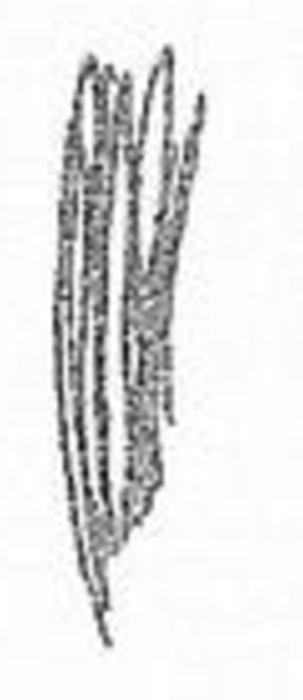
#> input picture sample/1.png, 303 x 700 px
$ python vertical_diamond.py ../../sample/1.png
#> lines starting #> are read from the running program, lines starting #| are printed output that depends on the picture; after the words box and inside, x2 and y2 are one past the last pixel; in counts of white or black regions, pixels touching at a corner belong together
### py/symbols/_vmi_geom.py
"""
Toolkit geometri bersama untuk 12 checker VMI (Beery VMI Form 4–18).

Alur umum:
  gambar → biner (tahan bayangan/foto HP) → potong ke area tinta → skala kerja seragam
  → skeleton (Zhang–Suen) → graf goresan (simpul ujung/percabangan + cabang)
  → besaran geometri yang dipakai kriteria manual: arah garis, panjang kaki,
    titik potong, loop/lengkung tertutup, celah, dsb.

Semua ukuran dihitung pada "skala kerja": sisi terpanjang area tinta = WORK piksel,
sehingga ambang batas relatif terhadap ukuran gambar anak (foto bisa berapa pun resolusinya).
"""
import math
import cv2
import numpy as np

WORK = 320          # sisi terpanjang area tinta pada skala kerja (px)
PAD = 0.08          # margin di sekeliling tinta saat dipotong


# =============================================================================
# 1. Pra-pemrosesan
# =============================================================================
def load(path, max_dim=1000):
#> called with path = '../../sample/1.png', max_dim = 1000
    img = cv2.imread(path)
#> img is the input picture: shape (700, 303, 3); min 16, max 255, mean 227
    if img is None:
        raise FileNotFoundError(f"Gambar tidak ditemukan: {path}")
    h, w = img.shape[:2]
    s = max_dim / max(h, w)
    if s < 1:
        img = cv2.resize(img, (int(w * s), int(h * s)), interpolation=cv2.INTER_AREA)
    return img


def binarize(bgr):
    """Tinta = 1. Normalisasi pencahayaan dulu agar bayangan foto HP tidak ikut jadi tinta."""
    gray = cv2.cvtColor(bgr, cv2.COLOR_BGR2GRAY)
    h, w = gray.shape
    k = max(15, (min(h, w) // 12) | 1)
    bg = cv2.morphologyEx(gray, cv2.MORPH_CLOSE, cv2.getStructuringElement(cv2.MORPH_ELLIPSE, (k, k)))
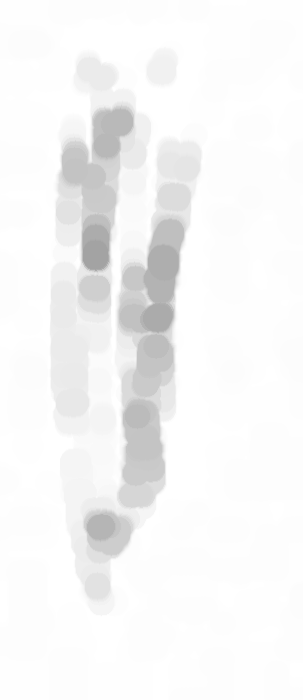
#> bg: shape (700, 303); min 163, max 255, mean 245.7
    norm = cv2.divide(gray, bg, scale=255)
    norm = cv2.GaussianBlur(norm, (3, 3), 0)
    t, th = cv2.threshold(norm, 0, 255, cv2.THRESH_BINARY_INV + cv2.THRESH_OTSU)
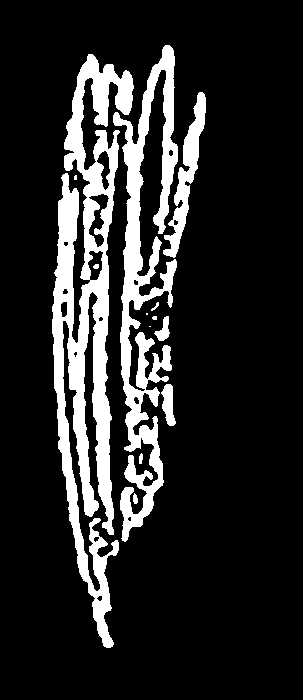
#> th: shape (700, 303); 15.5% white; 13 white regions (4 under 20 px), largest, box (x1, y1, x2, y2) and area: (52, 54, 134, 648) 18777, (113, 45, 178, 542) 11243, (163, 92, 206, 258) 2058
#> t = 197
    # Otsu kadang terlalu longgar di kertas yang sangat bersih → batasi
    if t > 235:
        _, th = cv2.threshold(norm, 200, 255, cv2.THRESH_BINARY_INV)
    th = (th > 0).astype(np.uint8)
    n, lab, st, _ = cv2.connectedComponentsWithStats(th, 8)
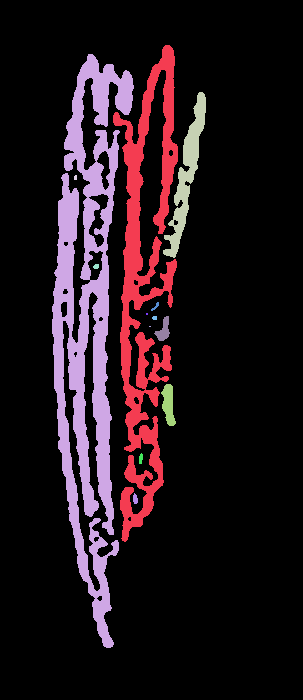
#> lab: shape (700, 303) int32; 14 distinct labels, from 0 to 13; one colour per label, 0 black
#> n = 14; st = 14 rows, first 6: [0, 0, 303, 700, 179264], [113, 45, 65, 497, 11243], [52, 54, 82, 594, 18777], [163, 92, 43, 166, 2058], [74, 175, 3, 5, 14], [93, 264, 6, 5, 25]
    keep = np.ones(n, np.uint8)
    keep[0] = 0
    # buang tepi kertas / bayangan meja: komponen yang menempel di tepi foto dan membentang panjang di situ
    for i in range(1, n):
        x, y, bw, bh = st[i, :4]
        touches = x == 0 or y == 0 or x + bw >= w or y + bh >= h
        if not touches:
            continue
        fill = st[i, cv2.CC_STAT_AREA] / float(max(1, bw * bh))
        if fill > 0.35 and st[i, cv2.CC_STAT_AREA] > 0.01 * h * w:
            keep[i] = 0          # blok gelap padat di tepi (meja, bayangan) — goresan pensil tidak padat
            continue
        if bw >= 0.6 * w or bh >= 0.6 * h:
            ys, xs = np.nonzero(lab == i)
            on_edge = np.mean((xs <= 2) | (ys <= 2) | (xs >= w - 3) | (ys >= h - 3))
            if on_edge > 0.30:
                keep[i] = 0
#> this loop made 13 passes
#> (x, y, bw, bh) on passes 1 to 8: (113, 45, 65, 497), (52, 54, 82, 594), (163, 92, 43, 166), (74, 175, 3, 5), (93, 264, 6, 5), (151, 302, 8, 9), (146, 313, 2, 2), (152, 316, 5, 4)
#> after the loop, keep = [0, 1, 1, 1, 1, 1, 1, 1, 1, 1, 1, 1, 1, 1]
    # buang bintik kecil (tekstur kertas / debu) — relatif terhadap goresan terbesar, bukan luas
    # foto, agar gambar kecil di foto besar tidak kehilangan bagiannya (mis. sayap panah terpisah)
    areas = st[:, cv2.CC_STAT_AREA] * keep
#> areas = [0, 11243, 18777, 2058, 14, 25, 27, 4, 18, 202, 2, 389, 35, 42]
    big = areas.max() if n > 1 else 0
#> big = 18777
    keep &= (areas >= max(10, int(0.012 * big))).astype(np.uint8)
#> keep = [0, 1, 1, 1, 0, 0, 0, 0, 0, 0, 0, 1, 0, 0]
    return keep[lab]
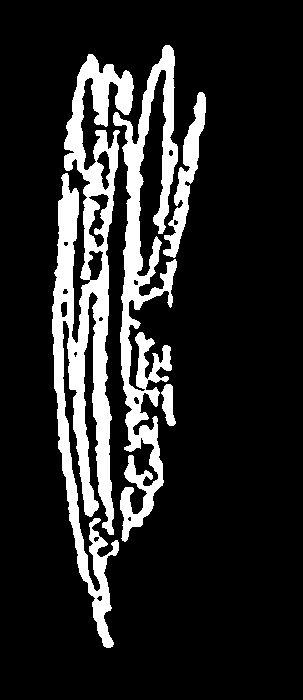
#> returned value: shape (700, 303); values 0 (black) and 1 (white), 15.3% white; 4 white regions, box (x1, y1, x2, y2) and area: (52, 54, 134, 648) 18777, (113, 45, 178, 542) 11243, (163, 92, 206, 258) 2058, (161, 384, 176, 426) 389


class Drawing:
    """Gambar anak pada skala kerja + skeleton + graf goresan."""

    def __init__(self, bgr):
        self.bgr = bgr
        full = binarize(bgr)
        ys, xs = np.nonzero(full)
        if len(xs) < 20:
            raise ValueError("Tidak ada goresan yang terdeteksi")
        x0, x1, y0, y1 = xs.min(), xs.max(), ys.min(), ys.max()
#> x0 = 52; x1 = 205; y0 = 45; y1 = 647
        bw, bh = x1 - x0 + 1, y1 - y0 + 1
#> bw = 154; bh = 603
        side = max(bw, bh)
#> side = 603
        pad = int(side * PAD) + 2
#> pad = 50
        self.s = WORK / side                         # faktor skala full → kerja
#> self.s = 0.531
        self.ox, self.oy = x0 - pad, y0 - pad        # offset potongan (koordinat full)
#> self.ox = 2; self.oy = -5
        crop = np.zeros((bh + 2 * pad, bw + 2 * pad), np.uint8)
        crop[pad:pad + bh, pad:pad + bw] = full[y0:y1 + 1, x0:x1 + 1]
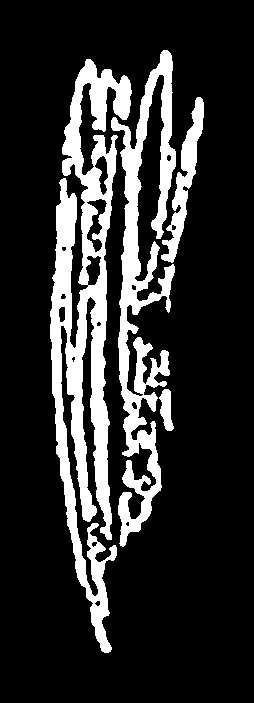
#> crop: shape (703, 254); values 0 (black) and 1 (white), 18.2% white; 4 white regions, box (x1, y1, x2, y2) and area: (50, 59, 132, 653) 18777, (111, 50, 176, 547) 11243, (161, 97, 204, 263) 2058, (159, 389, 174, 431) 389
        W = max(8, int(round(crop.shape[1] * self.s)))
#> W = 135
        H = max(8, int(round(crop.shape[0] * self.s)))
#> H = 373
        m = cv2.resize(crop * 255, (W, H), interpolation=cv2.INTER_AREA)
        m = (m > 60).astype(np.uint8)
#> m: shape (373, 135); values 0 (black) and 1 (white), 20.1% white; 2 white regions, box (x1, y1, x2, y2) and area: (26, 31, 70, 347) 5833, (59, 26, 109, 290) 4283
        m = cv2.morphologyEx(m, cv2.MORPH_CLOSE, np.ones((3, 3), np.uint8))
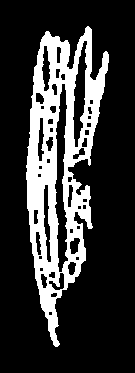
#> m: shape (373, 135); values 0 (black) and 1 (white), 21.9% white; 1 white region, box (x1, y1, x2, y2) and area: (26, 26, 109, 347) 11015
        self.mask = m
        self.ink_w, self.ink_h = bw * self.s, bh * self.s
#> self.ink_w = 81.72; self.ink_h = 320
        self.size = max(self.ink_w, self.ink_h)  # = WORK
#> self.size = 320
        self.stroke = stroke_width(m)
        self.skel = skeletonize(m)
        self.graph = Graph(self.skel, spur=max(4.0, 1.6 * self.stroke))

    # konversi koordinat kerja (x, y) → koordinat gambar penuh (untuk visualisasi)
    def P(self, p):
        return (int(round(p[0] / self.s + self.ox)), int(round(p[1] / self.s + self.oy)))

    # [4 lines left out: function polyline, not called in this run]

    def dot(self, img, p, color, r=7):
        cv2.circle(img, self.P(p), r, color, -1, cv2.LINE_AA)


def stroke_width(mask):
    """Perkiraan tebal goresan (px skala kerja) = 2 × median jarak ke tepi pada skeleton."""
    if mask.sum() == 0:
        return 1.0
    dist = cv2.distanceTransform(mask, cv2.DIST_L2, 3)
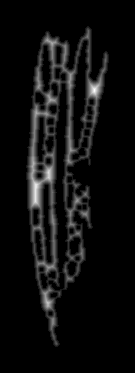
#> dist: shape (373, 135) float32; min 0, max 9.55, mean 0.545; drawn with min black and max white
    sk = skeletonize(mask)
    v = dist[sk > 0]
    return float(max(1.0, 2 * np.median(v))) if len(v) else 1.0


# =============================================================================
# 2. Skeleton (Zhang–Suen, numpy murni — juga jalan di browser lewat Pyodide)
# =============================================================================
def skeletonize(mask):
    img = np.pad((mask > 0).astype(np.uint8), 1)
#> img: shape (375, 137); values 0 (black) and 1 (white), 21.4% white; 1 white region, box (x1, y1, x2, y2) and area: (27, 27, 110, 348) 11015
    while True:
        changed = False
        for step in (0, 1):
            P2 = img[:-2, 1:-1]; P3 = img[:-2, 2:]; P4 = img[1:-1, 2:]; P5 = img[2:, 2:]
            P6 = img[2:, 1:-1]; P7 = img[2:, :-2]; P8 = img[1:-1, :-2]; P9 = img[:-2, :-2]
            C = img[1:-1, 1:-1]
            B = P2 + P3 + P4 + P5 + P6 + P7 + P8 + P9
            seq = [P2, P3, P4, P5, P6, P7, P8, P9, P2]
            A = sum(((seq[i] == 0) & (seq[i + 1] == 1)).astype(np.uint8) for i in range(8))
            if step == 0:
                c1 = P2 * P4 * P6 == 0
                c2 = P4 * P6 * P8 == 0
            else:
                c1 = P2 * P4 * P8 == 0
                c2 = P2 * P6 * P8 == 0
            rm = (C == 1) & (B >= 2) & (B <= 6) & (A == 1) & c1 & c2
            if rm.any():
                img[1:-1, 1:-1][rm] = 0
                changed = True
        if not changed:
            break
#> (the rest of the program and of its run is left out)
